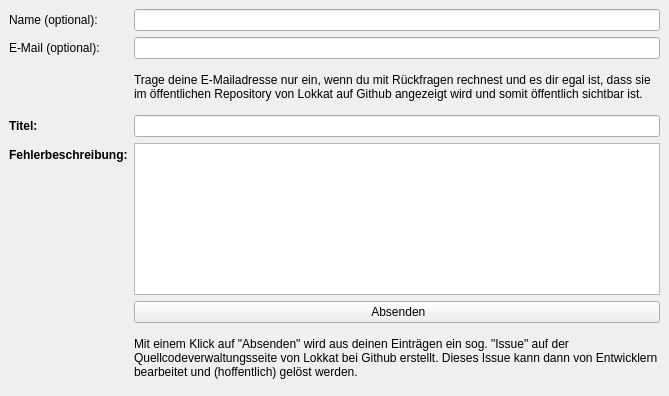
<?xml version="1.0" encoding="UTF-8"?>
<ui version="4.0">
 <class>report_bug</class>
 <widget class="QDialog" name="report_bug">
  <property name="windowModality">
   <enum>Qt::ApplicationModal</enum>
  </property>
  <property name="geometry">
   <rect>
    <x>0</x>
    <y>0</y>
    <width>669</width>
    <height>396</height>
   </rect>
  </property>
  <property name="windowTitle">
   <string>Fehlerbericht senden</string>
  </property>
  <property name="windowIcon">
   <iconset resource="../res/resources.qrc">
    <normaloff>:/icons/bug.png</normaloff>:/icons/bug.png</iconset>
  </property>
  <layout class="QVBoxLayout" name="verticalLayout_2">
   <property name="spacing">
    <number>0</number>
   </property>
   <property name="leftMargin">
    <number>0</number>
   </property>
   <property name="topMargin">
    <number>0</number>
   </property>
   <property name="rightMargin">
    <number>0</number>
   </property>
   <property name="bottomMargin">
    <number>0</number>
   </property>
   <item>
    <widget class="QStackedWidget" name="stackedWidget">
     <property name="currentIndex">
      <number>0</number>
     </property>
     <widget class="QWidget" name="page">
      <layout class="QVBoxLayout" name="verticalLayout">
       <item>
        <layout class="QFormLayout" name="formLayout">
         <item row="0" column="0">
          <widget class="QLabel" name="lblName">
           <property name="text">
            <string>Name (optional):</string>
           </property>
          </widget>
         </item>
         <item row="0" column="1">
          <widget class="QLineEdit" name="txtName"/>
         </item>
         <item row="1" column="0">
          <widget class="QLabel" name="lblEmail">
           <property name="text">
            <string>E-Mail (optional):</string>
           </property>
          </widget>
         </item>
         <item row="1" column="1">
          <widget class="QLineEdit" name="txtMail"/>
         </item>
         <item row="3" column="0">
          <widget class="QLabel" name="lblTitle">
           <property name="font">
            <font>
             <weight>75</weight>
             <bold>true</bold>
            </font>
           </property>
           <property name="text">
            <string>Titel:</string>
           </property>
          </widget>
         </item>
         <item row="3" column="1">
          <widget class="QLineEdit" name="txtTitle"/>
         </item>
         <item row="4" column="0">
          <widget class="QLabel" name="lblDescription">
           <property name="font">
            <font>
             <weight>75</weight>
             <bold>true</bold>
            </font>
           </property>
           <property name="text">
            <string>Fehlerbeschreibung:</string>
           </property>
          </widget>
         </item>
         <item row="4" column="1">
          <widget class="QTextEdit" name="txtDescription">
           <property name="autoFormatting">
            <set>QTextEdit::AutoNone</set>
           </property>
           <property name="acceptRichText">
            <bool>false</bool>
           </property>
          </widget>
         </item>
         <item row="6" column="1">
          <widget class="QLabel" name="lblInfo">
           <property name="minimumSize">
            <size>
             <width>0</width>
             <height>0</height>
            </size>
           </property>
           <property name="lineWidth">
            <number>1</number>
           </property>
           <property name="text">
            <string>Mit einem Klick auf &quot;Absenden&quot; wird aus deinen Einträgen ein sog. &quot;Issue&quot; auf der Quellcodeverwaltungsseite von Lokkat bei Github erstellt. Dieses Issue kann dann von Entwicklern bearbeitet und (hoffentlich) gelöst werden.</string>
           </property>
           <property name="textFormat">
            <enum>Qt::RichText</enum>
           </property>
           <property name="wordWrap">
            <bool>true</bool>
           </property>
           <property name="openExternalLinks">
            <bool>true</bool>
           </property>
          </widget>
         </item>
         <item row="5" column="1">
          <widget class="QPushButton" name="btnSend">
           <property name="text">
            <string> Absenden</string>
           </property>
           <property name="icon">
            <iconset resource="../res/resources.qrc">
             <normaloff>:/icons/mail_yellow.png</normaloff>:/icons/mail_yellow.png</iconset>
           </property>
           <property name="autoDefault">
            <bool>false</bool>
           </property>
          </widget>
         </item>
         <item row="2" column="1">
          <widget class="QLabel" name="lblInfo_2">
           <property name="minimumSize">
            <size>
             <width>0</width>
             <height>0</height>
            </size>
           </property>
           <property name="lineWidth">
            <number>1</number>
           </property>
           <property name="text">
            <string>Trage deine E-Mailadresse nur ein, wenn du mit Rückfragen rechnest und es dir egal ist, dass sie im öffentlichen Repository von Lokkat auf Github angezeigt wird und somit öffentlich sichtbar ist.</string>
           </property>
           <property name="textFormat">
            <enum>Qt::RichText</enum>
           </property>
           <property name="wordWrap">
            <bool>true</bool>
           </property>
           <property name="openExternalLinks">
            <bool>true</bool>
           </property>
          </widget>
         </item>
        </layout>
       </item>
      </layout>
     </widget>
     <widget class="QWidget" name="page_2">
      <widget class="QLabel" name="trError">
       <property name="geometry">
        <rect>
         <x>10</x>
         <y>10</y>
         <width>54</width>
         <height>17</height>
        </rect>
       </property>
       <property name="text">
        <string>Fehler</string>
       </property>
      </widget>
      <widget class="QLabel" name="trInvalidMail">
       <property name="geometry">
        <rect>
         <x>10</x>
         <y>30</y>
         <width>341</width>
         <height>17</height>
        </rect>
       </property>
       <property name="text">
        <string>Ungültige E-Mailadresse. Vielleicht hast du dich vertippt?</string>
       </property>
      </widget>
      <widget class="QLabel" name="trSuccess">
       <property name="geometry">
        <rect>
         <x>10</x>
         <y>50</y>
         <width>341</width>
         <height>17</height>
        </rect>
       </property>
       <property name="text">
        <string>Problem erfolgreich gemeldet</string>
       </property>
      </widget>
      <widget class="QLabel" name="trSuccessLink">
       <property name="geometry">
        <rect>
         <x>10</x>
         <y>70</y>
         <width>391</width>
         <height>17</height>
        </rect>
       </property>
       <property name="text">
        <string>Du kannst den Status deines gemeldeten Problems hier einsehen: {}</string>
       </property>
      </widget>
      <widget class="QLabel" name="trFailureText">
       <property name="geometry">
        <rect>
         <x>10</x>
         <y>90</y>
         <width>611</width>
         <height>17</height>
        </rect>
       </property>
       <property name="text">
        <string>Der Fehlerbericht konnte leider nicht automatisiert versendet werden. Sieht so aus, als läge hier noch mehr im Argen. Schreibst du bitte eine E-Mail an lokkat@redneptun.net? Danke.</string>
       </property>
      </widget>
      <widget class="QLabel" name="trInvalidTitle">
       <property name="geometry">
        <rect>
         <x>10</x>
         <y>110</y>
         <width>611</width>
         <height>17</height>
        </rect>
       </property>
       <property name="text">
        <string>Trag bitte einen Titel ein, der zu deiner Problemmeldung passt.</string>
       </property>
      </widget>
      <widget class="QLabel" name="trInvalidDescription">
       <property name="geometry">
        <rect>
         <x>10</x>
         <y>130</y>
         <width>611</width>
         <height>17</height>
        </rect>
       </property>
       <property name="text">
        <string>Das Beschreibungsfeld darf nicht leer sein.</string>
       </property>
      </widget>
     </widget>
    </widget>
   </item>
  </layout>
 </widget>
 <resources>
  <include location="../res/resources.qrc"/>
 </resources>
 <connections/>
</ui>
